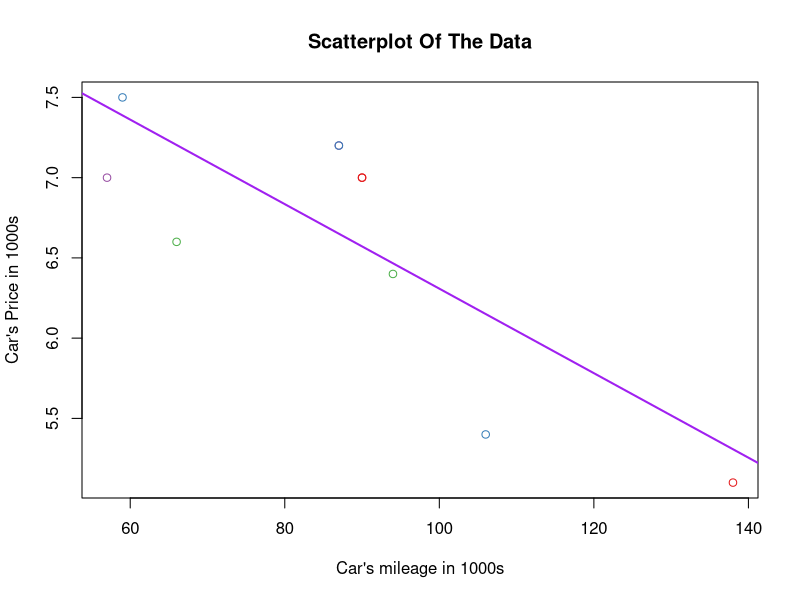

R code for this plot:
#We implement the machine learning alogrithm simple 
#linear regression on this two dimensional data set

#Load Colors for the scatterplot
library(RColorBrewer)

#Manually enter the data
price <- c(7, 7.5, 6.6, 7.2, 7, 5.4, 6.4, 7, 5.1, 7.2)

miles <- c(90, 59, 66, 87, 90, 106, 94, 57, 138, 87)

#Select colors from the color package
cols<-brewer.pal(n=4,name="Set1")

#Scatterplot of the data
plot(miles, price, col = cols, main = "Scatterplot Of The Data", 
     xlab  = "Car's mileage in 1000s", ylab = "Car's Price in 1000s" )

#Least Square methods regression
fit <- lm(price~miles)

#Value of the slope
fit$coefficients[[2]]

#Value of the intercept
fit$coefficients[[1]]

#Regression line on the scatterplot
abline(fit, col = "purple", lwd = 2)

# Prediction of 100,000 miles equation
prediction_miles <- fit$coefficients[[2]]*100 + fit$coefficients[[1]]

#coefficient of determination r2
summary(fit)$r.squared



